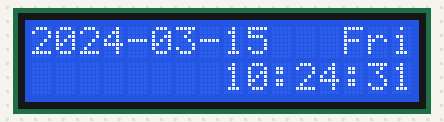
Bench run of a sketch on a simulated ESP32. On the bench: 16×2 character LCD. WiFi joins after 1.5 s; servers stay silent unless stated; the local clock reads 2024-03-15 10:24:30 at power-on unless the sketch sets it; what the sketch prints to the serial monitor is not drawn.

Above: at 1.6 s.
At 5.7 s:
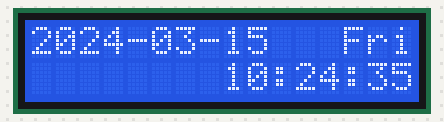
At 10.9 s:
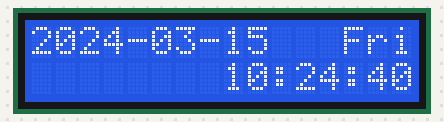
At 20.1 s:
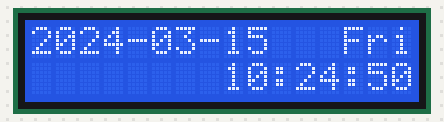
At 29.3 s:
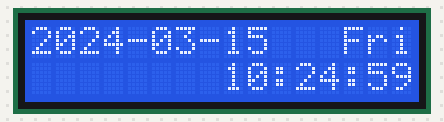
At 38.5 s:
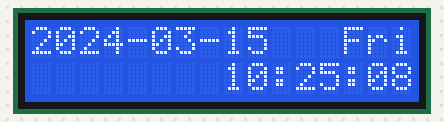

The sketch:

display_time.ino
```cpp
#include <WiFi.h>
#include <LiquidCrystal_I2C.h>
#define NTP "ntp.aliyun.com"


// 初始化 LCD1602
LiquidCrystal_I2C lcd(0x27, 16, 2);

// 定义时间信息
struct tm timeinfo;

// WiFi 账号密码
const char *ssid = "你的 WiFi 名称";
const char *password = "你的 WiFi 密码";

// 连接 WiFi
void wifi_init(){
  // 设置 ESP32 工作模式
  WiFi.mode(WIFI_STA);
  WiFi.begin(ssid, password);
  Serial.print("正在连接 WiFi");
  while (WiFi.status() != WL_CONNECTED) {
    Serial.print(".");
    delay(500);
  }
  Serial.println("WiFi 连接成功");
}

// 设置并获取本地时间
void time_init() {
  // 获取本地时间
  if (!getLocalTime(&timeinfo)) {
    Serial.println("获取本地时间失败");
    // 连接 WiFi
    wifi_init();
    // 从 NTP 服务器获取时间并设置
    configTime(8*3600, 0, NTP);
    return;
  }

  // 输出时间
//  Serial.println(timeinfo.tm_year)
  Serial.println(&timeinfo, "%F %A %T");

  // 清屏
  lcd.clear();
  // 显示内容
  lcd.setCursor(0, 0);
  lcd.print(&timeinfo, "%F");
  lcd.setCursor(13, 0);
  lcd.print(&timeinfo, "%a");
  lcd.setCursor(8,1);
  lcd.print(&timeinfo, "%T");

}


void setup() {
  Serial.begin(115200);
  wifi_init();
  // 初始化 LCD 对象
  lcd.init();
  lcd.backlight();

}

void loop() {
  time_init();
  delay(1000);
}
```

Measured:
- what the display in image 0 shows lasts 1.0 s, from 1.6 s to 2.6 s
